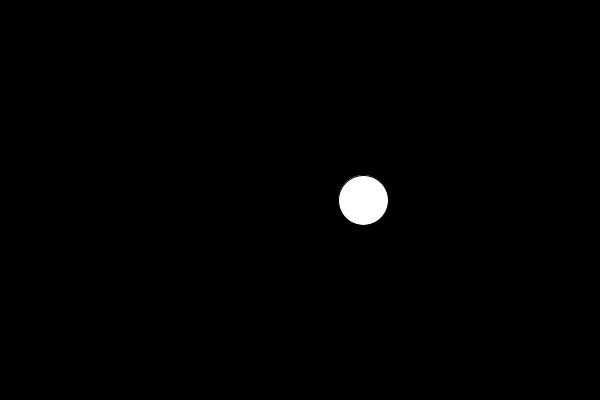
Frame 1 (no input)
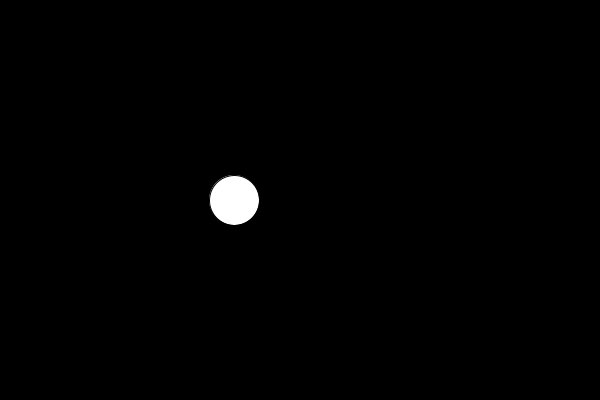
Frame 60 (the mouse pressed at the canvas centre just before this capture)
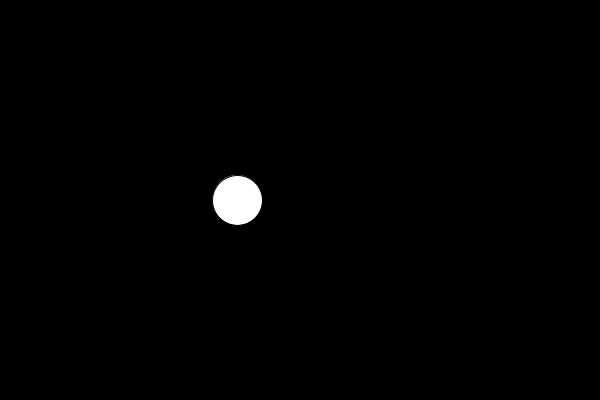
Frame 120 (the mouse held since frame 60 and released just before this capture)

The Processing sketch that drew these frames (run headless with seeded random() and noise(); from frame 60 on, the mouse is pressed at the canvas centre):

// Processing sketch: perlin_noise_example
// ── perlin_noise_example.pde
float step = 0;

void setup() {
  size(600,400);
  //frameRate(10);
}

void draw() {
  background(0);
  fill(255);
  
  step = step + .01; //the lower the smoother
  
  float x = noise(step); //perlin noise just outputs number from 0 to 1
  x = map(x,0,1,0,width);
  ellipse(x,height/2,50,50);
}
